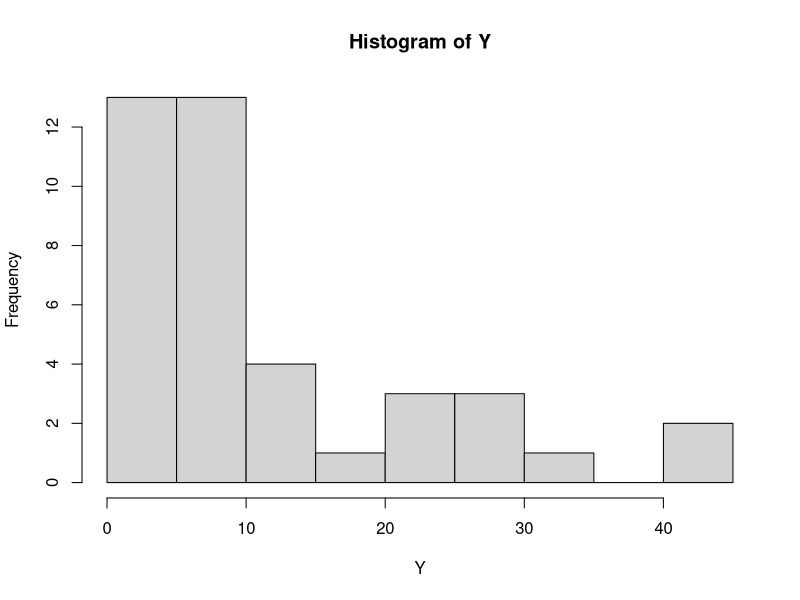

Write R code to recreate this figure.
# 1 exercise 
# X~Pois(10)
X <- rpois(100, 10)
#estimatior for EX, lambda = EX with mle
log.l <- function( lambda= 7){
  r=dpois(X, lambda);
  -sum(log(r));
}
library(stats4);
mle(log.l)
#9.88

# 2 exercise 
Y <- c(1.13,1.83, 13.14, 41.22, 27.19,  7.13,  6.94, 24.22, 31.77,  1.03,
       7.80, 26.90,  2.27,  3.21, 19.01,  5.98,  6.57, 9.47,  1.29,  6.99, 28.12,
       6.13, 13.91, 21.37, 12.23,  7.29, 13.93, 40.32,  0.17,  7.23,  4.44,  3.59,
       0.16, 22.27, 7.32,  4.82,  6.04,  3.80,  3.23,  6.04)
n= length(Y)
n
#a) statistiki
min(Y);max(Y);mean(Y);median(Y);sd(Y);var(Y);range(Y);IQR(Y);quantile(Y);sum(Y);
hist(Y)

#b) Y~Exp(lambda)
log.l <- function(lambda = 6){
  r = dexp(Y, lambda);
  -sum(log(r));
}
library(stats4);
mle(log.l)
#lambda = 0.087

lambda = 0.087
#Kolmogorov smirnov test
#h0: Y has exp distribution
#ha: Y does not have exp distribution
ks.test(Y, "pexp", lambda)
#PVAL=0.4854>0.05;h0 accepted; Y has exp distribution

#c)
#h0: mu=20
#ha: mu!=20
t.test(Y, alt="two.sided", mu=20, conf.level=0.95)
#pval =0.0106< 0.05; se prifakja ha, vremeto na cekanje ne e 20 min

# 3 exercise
pod <- matrix(c(65,55,85,80,135,145,115,120), 4,2, byrow=TRUE)
dimnames(pod) <- list(c("mat", "bio", "fiz", "hem"), c("m", "z"))
pod
#alpha = 0.05
#koristime hi kvadrat test za nezavisnost na obelezja
#X-polot na studentot; Y-nasoka na studentot
#h0:X i Y se nezavisni
#ha:X i Y se zavisni
chisq.test(pod, correct=FALSE)
#p-value=0.6942>0.05; se prifakja h0, X i Y se nezavisni
#izborot na nasokata ne zavisi od polot na studentot

# 4 exercise
before <- c(121, 125, 130, 145, 160, 180, 145, 184, 178, 169, 178 ,179 ,154,
            155, 165) #n=15
after <- c(125, 132, 135, 169, 132, 188, 198, 200, 202,
           145, 154, 178, 141, 122, 131, 128, 118, 145, 185, 158) #n=20
#alpha =0.05
#imame mal primerok, i nepoznati disperzii, koristime t test
#h0: prosecniot broj na novozarazeni e ist i kaj before i kaj after
#ha: procecniot broj na novozarazeni na before e pomal od prosecniot broj
# novozarazeni na after  [ pros. br. na zarazeni e pomal pred otvaranje na granicite ]
t.test(before,after, alt="less", conf.level=0.95, var.equal=TRUE)
#p-value=0.6575>0.05; se prifakja h0;
#prosecniot broj na novozarazeni e ist pred i po otvaranje na granicite



